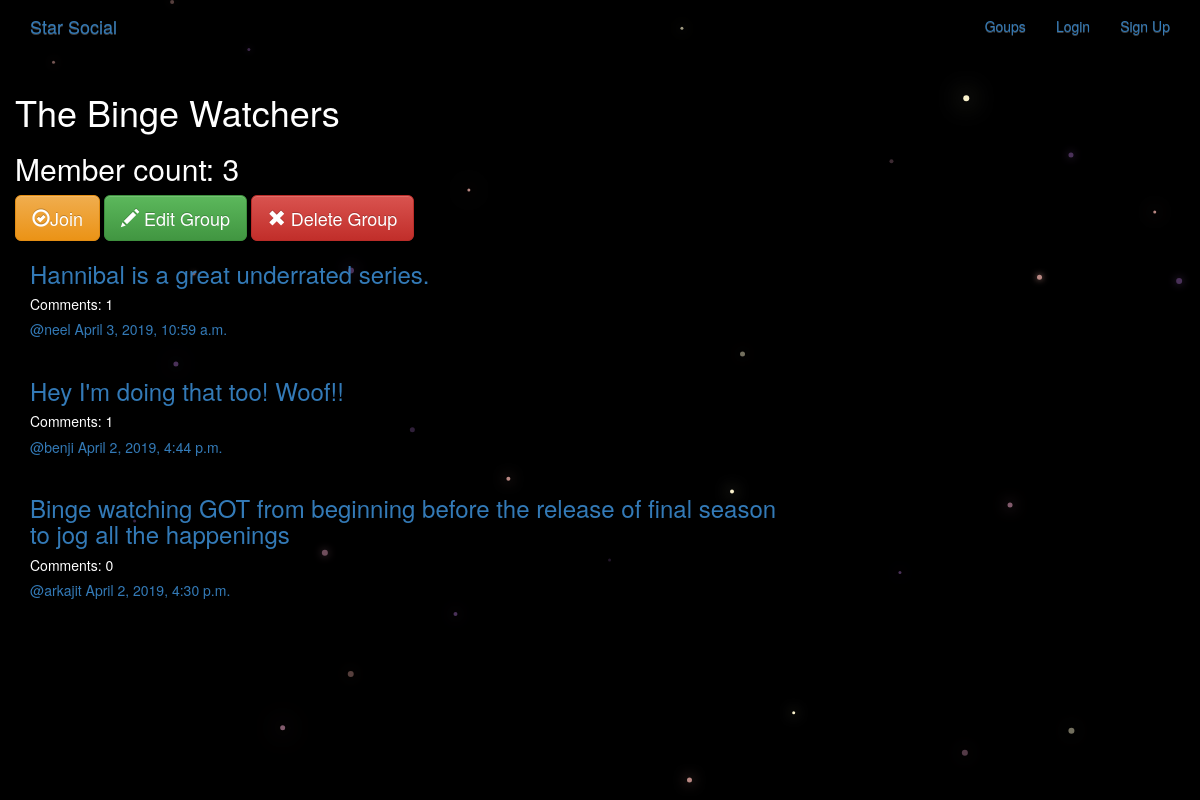
The page /groups/posts/in/the-binge-watchers/ on the database its author committed.
### groups/models.py (models this page shows, shortened)
class Group(models.Model):
    name = models.CharField(max_length = 256, unique = True)
    slug = models.SlugField(allow_unicode = True, unique = True)
    description = models.TextField(blank = True, default = '')
    description_html = models.TextField(editable = False, default = '', blank = True)
    members = models.ManyToManyField(User, through = 'GroupMember')
    class Meta:
        ordering = ['name']

### posts/models.py (models this page shows, shortened)
class Post(models.Model):
    user = models.ForeignKey(User, related_name = 'posts', on_delete = models.CASCADE)
    created_date = models.DateTimeField(auto_now = True)
    message = models.TextField()
    message_html = models.TextField(editable = False)
    group = models.ForeignKey(Group, related_name = 'posts', on_delete = models.CASCADE, null = True, blank = True)
    class Meta:
        ordering = ['-created_date']
        unique_together = ['user', 'message']

### groups/views.py (the view)
# urls.py: path('posts/in/<slug:slug>/', views.SingleGroup.as_view(), name = 'single'),
class SingleGroup(generic.DetailView):
    model = Group

### groups/templates/groups/group_detail.html
{% extends 'groups/group_base.html' %}
{% block pregroup %}
    <h1>{{ group.name }}</h1>
    <h2>Member count: {{ group.members.count }}</h2>
    <div class="content">
        {% if user in group.members.all %}
            <a href="{% url 'groups:leave' slug=group.slug %}" class="btn btn-lg btn-fill btn-warning"><span class="glyphicon glyphicon-remove-circle"></span>Leave</a>
        {% else %}
            <a href="{% url 'groups:join' slug=group.slug %}" class="btn btn-lg btn-fill btn-warning"><span class="glyphicon glyphicon-ok-circle"></span>Join</a>
        {% endif %}
        <a href="{% url 'groups:edit' slug=group.slug %}" class="btn btn-lg btn-fill btn-success"><span class="glyphicon glyphicon-pencil"></span> Edit Group</a>
        <a href="{% url 'groups:delete' slug=group.slug %}" class="btn btn-lg btn-fill btn-danger"><span class="glyphicon glyphicon-remove"></span> Delete Group</a>
    </div>
{% endblock %}
{% block group_content %}
    <div class="col-md-8">
        {% if group.posts.count == 0 %}
            <h2>No posts in this group yet!</h2>
        {% else %}
            {% for post in group.posts.all %}
                {% include "posts/_post.html" %}
            {% endfor %}
        {% endif %}
    </div>
{% endblock %}

### posts/templates/posts/_post.html (shortened to what this page needs)
<div class="post media">
    <h3><a href="{% url 'posts:single_comments' username=post.user.username pk=post.pk %}">{{ post.message_html | safe }}</a></h3>
    <h5>Comments: {{ post.comments.count }}</h5>
    <div class="media-body">
        <h5 class="media-heading">
            <span class="username">
                <a href="{% url 'posts:for_user' username=post.user.username %}">@{{ post.user.username }}</a>
            </span>
            <time class="time">
                <a href="{% url 'posts:single' username=post.user.username pk=post.pk %}">{{ post.created_date }}</a>
            </time>
        </h5>
    </div>
</div>

### static/simple_social/css/master.css (style rules this page uses)
body { margin: 0; overflow: hidden; background-color: black; color:white; }

### rows shown on the page
Group: name "The Binge Watchers", members.count "3"
Post: message_html "Hannibal is a great underrated series.", comments.count "1", user.username "neel", created_date "April 3, 2019, 10:59 a.m."
Post: message_html "Hey I'm doing that too! Woof!!", comments.count "1", user.username "benji", created_date "April 2, 2019, 4:44 p.m."
Post: message_html "Binge watching GOT from beginning before the release of final season to jog all the happenings", comments.count "0", user.username "arkajit", created_date "April 2, 2019, 4:30 p.m."
